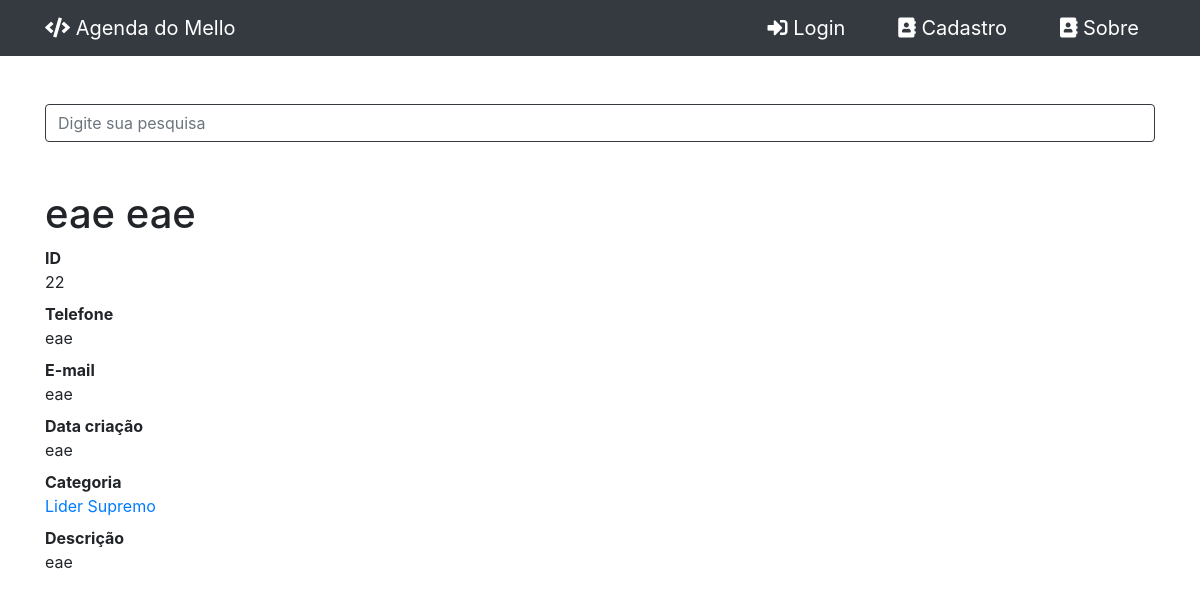
The app's page /22 with its own data.
### contatos/models.py (models this page shows, shortened)
class Contato(models.Model):
    nome = models.CharField(max_length=200)
    sobrenome = models.CharField(max_length=200,blank=True)
    telefone = models.CharField(max_length=200)
    email = models.CharField(max_length=200,blank=True)
    data_criaçao = models.CharField(max_length=30,default=timezone.now,blank=True)
    descricao = models.TextField(blank=True)
    categoria = models.ForeignKey(Categoria, on_delete=models.DO_NOTHING)
    mostrar = models.BooleanField(default=True)
    foto = models.ImageField(blank=True, upload_to='pictures/%Y/%m/')

class Categoria(models.Model):
    nome = models.CharField(max_length=255,blank=True)
    def __str__(self):
        return self.nome

### contatos/views.py (the view)
# urls.py: path('<int:contato_id>',views.ver_contato,name='ver_contato'),
def ver_contato(request,contato_id):
    try:
        contato = Contato.objects.get(id=contato_id)
        if not contato.mostrar:
            raise Http404()
        return render(request,'contatos/ver_contato.html',{
            'contato':contato
        })
    except Contato.DoesNotExist as e:
        raise Http404()

### contatos/templates/contatos/ver_contato.html (shortened to what this page needs)
{% extends 'base.html' %}
{%block 'conteudo'%}
<h1 class="mt-5">{{ contato.nome }} {{ contato.sobrenome }}</h1>
<dl>
  <dt>ID</dt>
  <dd>{{ contato.id }}</dd>
  <dt>Telefone</dt>
  <dd>{{ contato.telefone }}</dd>
  <dt>E-mail</dt>
  <dd>{{ contato.email }}</dd>
  <dt>Data criação</dt>
  <dd>{{ contato.data_criaçao }}</dd>
  <dt>Categoria</dt>
  <dd><a href="{% url 'ver_categoria' contato.id %}"> {{ contato.categoria|capfirst }}</a></dd>
  <dt>Descrição</dt>
  <dd>
    {{ contato.descricao }}
  </dd>
</dl>
{%endblock%}

### records on screen
Contato: nome "eae", sobrenome "eae", id "22", telefone "eae", email "eae", data_criaçao "eae", categoria "Lider Supremo", descricao "eae"
